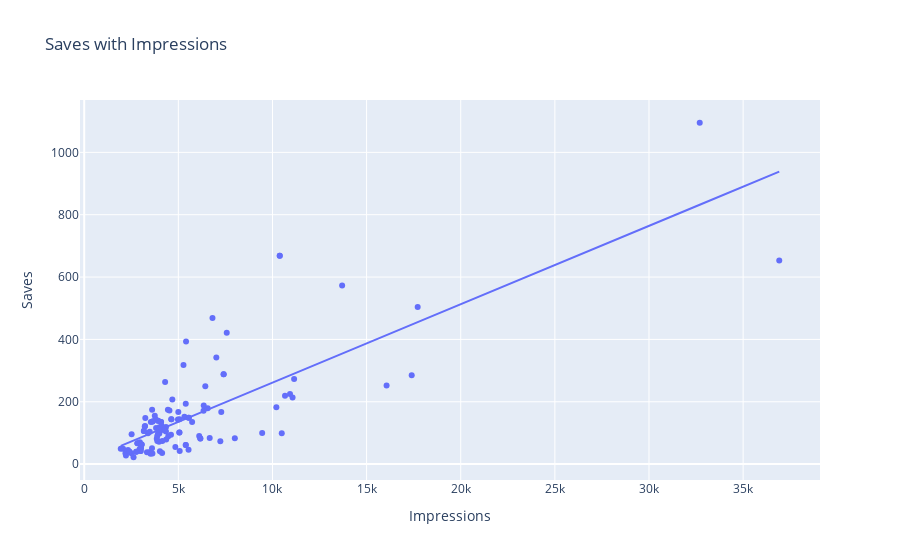

Notebook source saved alongside this figure:
### Code cell
# checking for saves with impressions
fig4 = px.scatter(data_frame=df,x='Impressions',y='Saves',trendline = 'ols',title='Saves with Impressions')
fig4.show()
